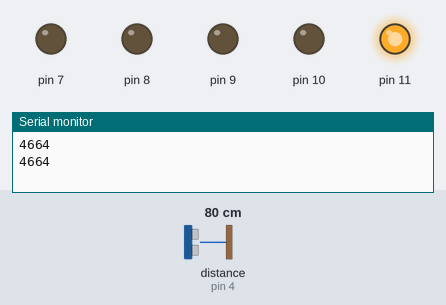
Bench run of a sketch on a simulated Arduino Uno, built with avr-gcc and run on an emulated ATmega328P. Shown: output pins drawn as LEDs (lit = HIGH), the last lines printed to the serial monitor. Inputs (shaded band) come from the test bench; at power-on: distance to the obstacle (sensor on pin 4) 80 cm. The echo pulse lasts 58.3 µs per cm.

Above: at 2.8 s.
2.9 s: distance to the obstacle (sensor on pin 4) set to 20 cm
4.4 s: distance to the obstacle (sensor on pin 4) set to 15 cm
At 6.2 s:
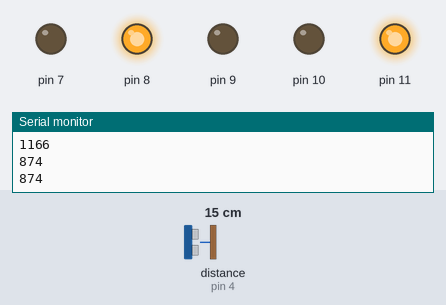
6.5 s: distance to the obstacle (sensor on pin 4) set to 12 cm
At 8.0 s:
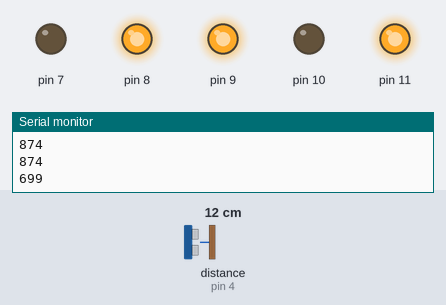
8.5 s: distance to the obstacle (sensor on pin 4) set to 9 cm
At 9.6 s:
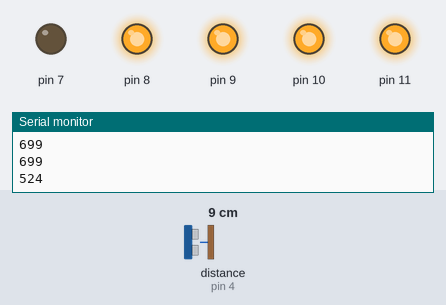
10.5 s: distance to the obstacle (sensor on pin 4) set to 4 cm
At 12.2 s:
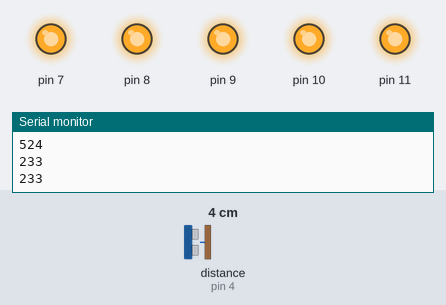
12.5 s: distance to the obstacle (sensor on pin 4) set to 2 cm
At 14.0 s:
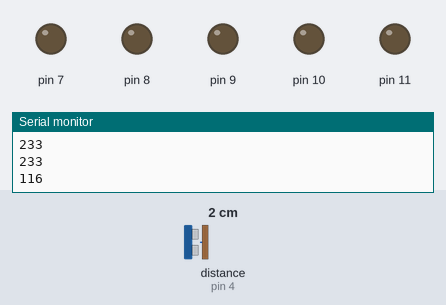
Timing chart, 0 to 15.5 s (numbered marks = the images above; inputs shaded):
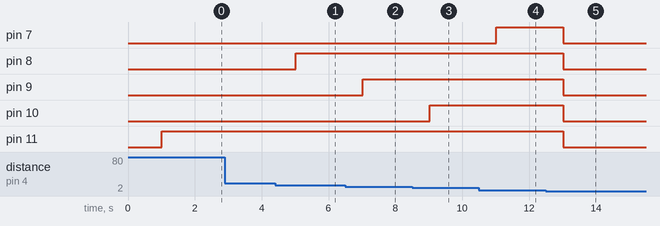

Measured:
- the behaviour switches between 18 and 17 cm on distance to the obstacle (sensor on pin 4) (found by bisection; images 0 and 1)
- the behaviour switches between 14 and 13 cm on distance to the obstacle (sensor on pin 4) (found by bisection; images 1 and 2)
- the behaviour switches between 11 and 10 cm on distance to the obstacle (sensor on pin 4) (found by bisection; images 2 and 3)
- after the input at 4.4 s, pin 8: LOW → HIGH after 0.62 s
- after the input at 6.5 s, pin 9: LOW → HIGH after 0.52 s
- after the input at 8.5 s, pin 10: LOW → HIGH after 0.52 s
- after the input at 10.5 s, pin 7: LOW → HIGH after 0.53 s
- after the input at 12.5 s, pin 7–11: HIGH → LOW after 0.53 s

The sketch:

sensor_proximidade.ino
```cpp
#include <NewPing.h>

#define Trig_pin 5  //positivo
#define Echo_pin 4  //negativo
#define MaxDist 200

NewPing distSens(Trig_pin, Echo_pin, MaxDist);

void setup(){
  pinMode(11, OUTPUT);
  pinMode(10, OUTPUT);
  pinMode( 9, OUTPUT);
  pinMode( 8, OUTPUT);
  pinMode( 7, OUTPUT);

  Serial.begin(115200);
}

void loop(){
  delay(1000);
  int vol = distSens.ping();
  Serial.println(vol);

  if(vol > 1000)
    ledsPrinting(1);
  else if(vol >= 800 && vol <= 1000)
    ledsPrinting(2);
  else if(vol >= 600 && vol < 800)
    ledsPrinting(3);
  else if(vol >= 400 && vol < 600)
    ledsPrinting(4);
  else if(vol >= 200 && vol < 400)
    ledsPrinting(5);
  else
    ledsPrinting(0);
}
//SEQUENCIA DE PORTAS: 11 8 9 10 7

void ledsPrinting(int led){
  switch(led){
    case 1:
      digitalWrite( 7,LOW);
      digitalWrite( 8,LOW);
      digitalWrite( 9,LOW);
      digitalWrite(10,LOW);
      digitalWrite(11,HIGH);
      break;
     case 2:
      digitalWrite( 7, LOW);
      digitalWrite( 8, HIGH);
      digitalWrite( 9, LOW);
      digitalWrite(10, LOW);
      digitalWrite(11, HIGH);
      break;
    case 3:
      digitalWrite( 7, LOW);
      digitalWrite( 8, HIGH);
      digitalWrite( 9, HIGH);
      digitalWrite(10, LOW);
      digitalWrite(11, HIGH);
      break;
    case 4:
      digitalWrite( 7, LOW);
      digitalWrite( 8, HIGH);
      digitalWrite( 9, HIGH);
      digitalWrite(10, HIGH);
      digitalWrite(11, HIGH);
      break;
    case 5:
      digitalWrite( 7, HIGH);
      digitalWrite( 8, HIGH);
      digitalWrite( 9, HIGH);
      digitalWrite(10, HIGH);
      digitalWrite(11, HIGH);
      break;
    default:
      digitalWrite( 7, LOW);
      digitalWrite( 8, LOW);
      digitalWrite( 9, LOW);
      digitalWrite(10, LOW);
      digitalWrite(11, LOW);
      break;
  }

/*  if(led >= 7 || led <= 11){
    int i;
    for(i=7; i<=led+6; i++)
      digitalWrite(i, HIGH);
    for(i=leds+2; i<=11; i++
      digitalWrite(i, LOW);
  }
  else
    for(i=7; i<=11; i++)
      digitalWrite(i, LOW);*/
}
```
